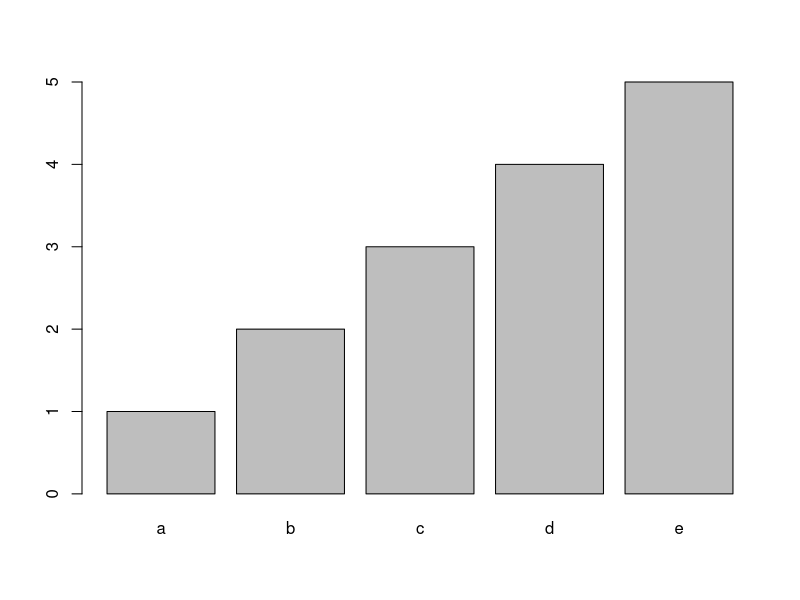
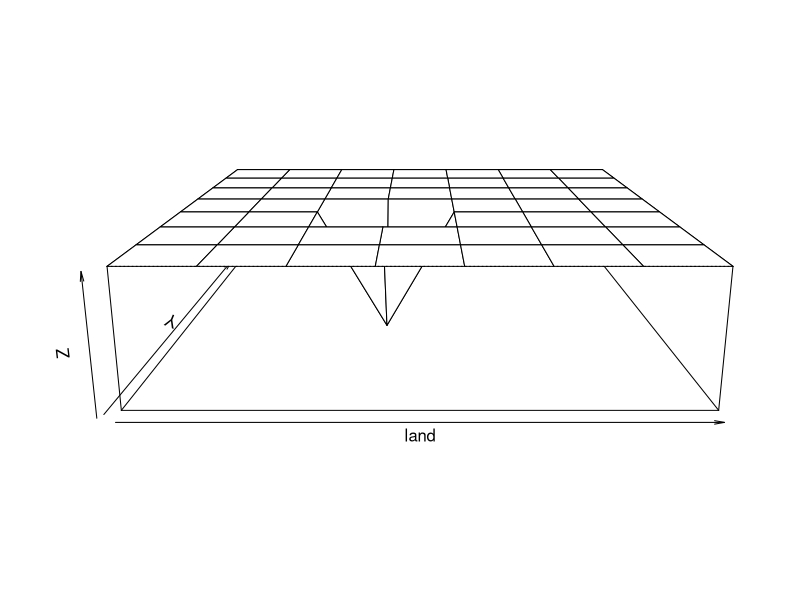
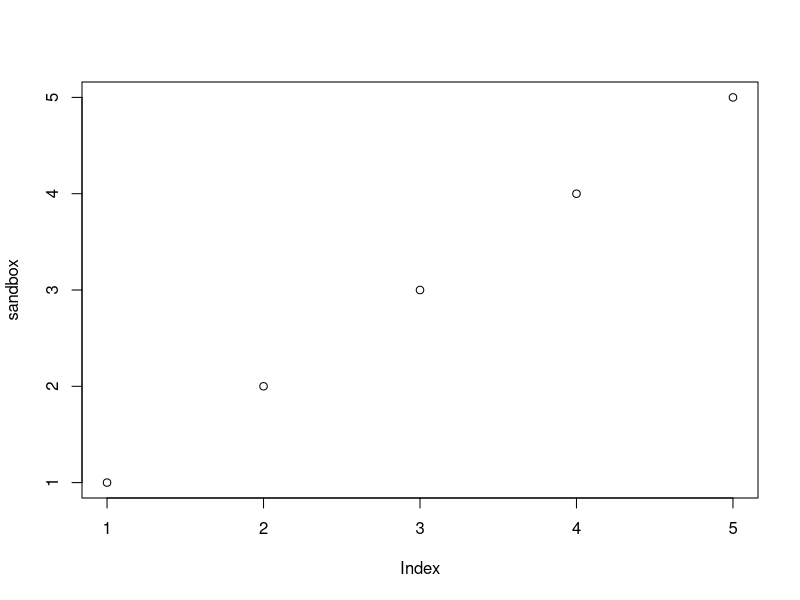
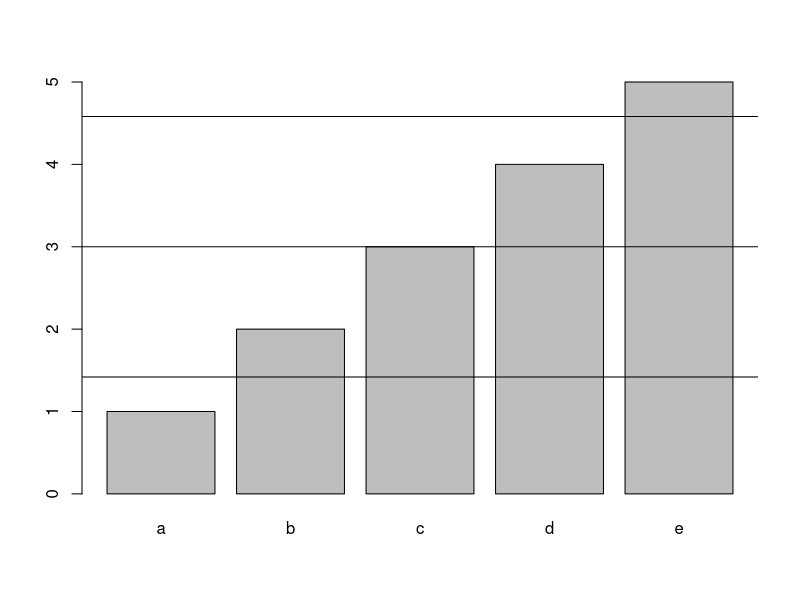

Recreate these plots in R, in order.
sandbox <- 1:5
names(sandbox) <- c('a','b','c','d','e')
barplot(sandbox)
land<-matrix(1, 8, 8)
land[4,4]<-0
persp(land, expand =.25)
print(land)
plot(sandbox)
barplot(sandbox)
abline(h=mean(sandbox))
deviation<-sd(sandbox)
abline(h=mean(sandbox)-deviation)
abline(h=mean(sandbox)+deviation)
